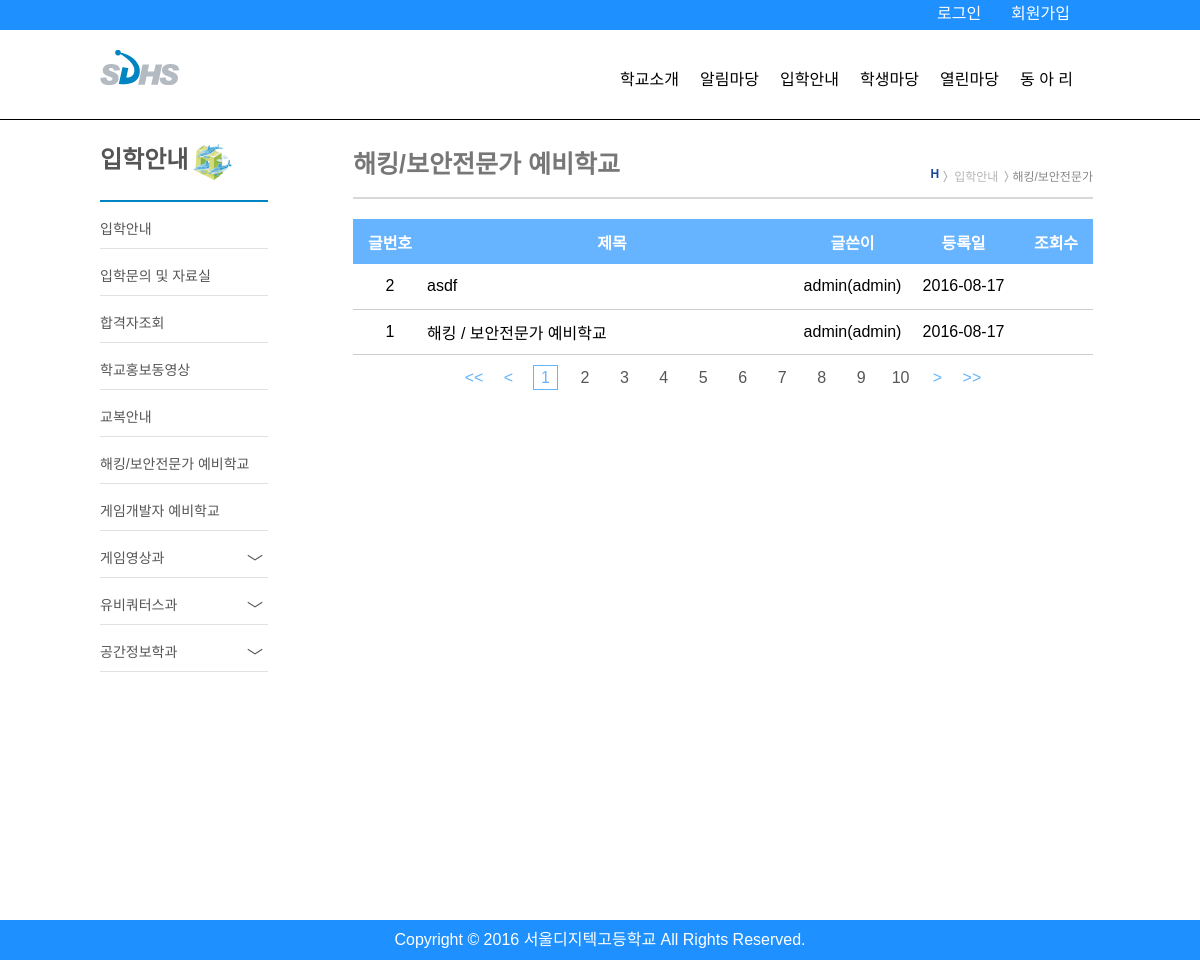
/guide/hacking_security_board.php, run on the app's committed database.
### tables this page shows
CREATE TABLE IF NOT EXISTS `hacking` (
  `idx` int(11) NOT NULL AUTO_INCREMENT,
  `id` varchar(100) NOT NULL,
  `name` varchar(100) NOT NULL,
  `title` varchar(120) NOT NULL,
  `content` varchar(300) NOT NULL,
  `date` date NOT NULL,
  PRIMARY KEY (`idx`)
);

### guide/hacking_security_board.php (the view, shortened to what this page needs)
<!doctype html>
<html lang="kr">
 <head>
  <link rel="stylesheet" type="text/css" href="../css/style.css" />
  <link rel="stylesheet" type="text/css" href="../css/common.css" />
  <link rel="stylesheet" type="text/css" href="../css/boardlist.css" />
 </head>
 </head>
 <body>
  <?php
	require_once("./config.php");
	$sql = "select idx,id,name,title,date from hacking order by idx desc";
	$result = $pdo-> query($sql);
	$rows = $result -> fetchall();
	?>
 <header>
 <?php
	include('../header.php');
 ?>
 </header>
 <main>
	<?php
		include("./lnb.php");
	?>
	<div class="content">
		<div class="sub-title-area">
		<ul>
			<li>H</li>
			<li>입학안내</li>
			<li>해킹/보안전문가</li>
		</ul>
            <h4 class="content_title">해킹/보안전문가 예비학교</h4>
		</div>
		<table class="board_list">
			<colgroup>
				<col style="width: 10%;">
				<col style="width: 50%;">
				<col style="width: 15%;">
				<col style="width: 15%;">
				<col style="width: 10%;">
			</colgroup>
			<thead>
				<tr>
					<th class="bidx">글번호</th>
					<th class="btitle">제목</th>
					<th class="bwriter">글쓴이</th>
					<th class="bdate">등록일</th>
					<th class="bcount">조회수</th>
				</tr>
			</thead>
			<tbody>
			<?php
				foreach($rows as $row){
			?>
				<tr>
					<td class="bidx"><?=$row['idx']?></td>
					<?php
					if($_SESSION['id']==true){
					?>
					<td class="btitle"><a href="./sh_hacking.php?idx=<?=$row['idx']?>"><?=$row['title']?></td>
					<?php
					}else{
					?>
					<td class="btitle"><a href="javascript:window.alert('\n로그인 후 이용해주세요 \n')"><?=$row['title']?></td>
					<?php
					}
					?>
					<td class="bwriter"><?=$row['name']?>(<?=$row['id']?>)</td>
					<td class="bdate"><?=$row['date']?></td>
					<td class="bcount"></td>
				</tr>
			<?php
			}
			?>
			</tbody>
		</table>
		<ul class="blinks">
			<li class="first"><a href="#">&lt;&lt;</a></li>
			<li class="prev"><a href="#">&lt;</a></li>
			<li class="current"><a href="#">1</a></li>
			<li><a href="#">2</a></li>
			<li><a href="#">3</a></li>
			<li><a href="#">4</a></li>
			<li><a href="#">5</a></li>
			<li><a href="#">6</a></li>
			<li><a href="#">7</a></li>
			<li><a href="#">8</a></li>
			<li><a href="#">9</a></li>
			<li><a href="#">10</a></li>
			<li class="next"><a href="#">&gt;</a></li>
			<li class="last"><a href="#">&gt;&gt;</a></li>
		</ul>
	</div>
 </main>
	<?php
		include("../footer.php");
	?>
 </body>
</html>

### css/style.css (style rules this page uses)
main { width: 1000px; }
.content { width:740px;float:left;margin-top: 20px; margin-left: 85px }
.content_title { border-bottom:2px solid #d8d8d8;padding:14px 0 17px 0;font-size:25px;margin-top:-10px;color:#777 }
.sub-title-area ul { float:right;font-size: 12px;margin-top: 37px }
.sub-title-area { margin-bottom: 10px; }
.sub-title-area li { float:left; background: url(/img/sub-title-direction.jpg) no-repeat; background-position: 0 4px; }
.sub-title-area ul>li:first-child { color: #19469d; font-weight: bold; padding: 0 4px; background: none; }
.sub-title-area ul>li:nth-child(2) { color: #b5b5b5; padding-left: 11px; padding-right: 6px }
.sub-title-area ul>li:last-child { color: #888; padding-left: 8px }

### css/common.css (style rules this page uses)
body { font-family: 'Noto Sans Korean', sans-serif; }
* { margin: 0; padding: 0; color:inherit; position: relative; box-sizing:border-box; }
main { margin:0 auto; overflow: hidden; display: block; min-height: 100vh; }
main::after, .content::after { content:''; display: block; clear: both; }
header { width: 100%; height: 120px; border-bottom:1px solid black; background-color: white; z-index: 1000; }

### css/boardlist.css (style rules this page uses)
.board_list { width: 100%; margin:20px 0 10px; border-collapse: collapse; }
.board_list thead { background: #66b4ff; color: #fff; }
.board_list tbody { font-weight: normal; }
.board_list tr { height: 45px; }
.board_list tbody tr { border-bottom: 1px #ccc solid; }
.board_list tbody tr .bidx { text-align: center; }
.board_list tbody tr .btitle { text-align: left; }
.board_list tbody tr .bwriter { text-align: center; }
.board_list tbody tr .bdate { text-align: center; }
.board_list tbody tr .bcount { text-align: center; }
.blinks { width: auto; margin: 0 auto 20px; text-align: center;clear:both }
.blinks::after { display: block; content:''; clear: both; }
.blinks li { display: inline-block; width: 25px; height: 25px; text-align: center; line-height: 25px; margin:0 5px; }
.blinks li.current { color: #66b4ff; border: 1px #66b4ff solid; line-height: 23px; }
.blinks li.current a { color: #66b4ff; }
.blinks li.next, .blinks li.prev, .blinks li.last, .blinks li.first { color: #66b4ff; width: 20px; }
.blinks li a { display: inline-block; width: 100%; height: 100%; }

### data on the page
hacking: idx "2", title "asdf", name "admin", id "admin", date "2016-08-17"
hacking: idx "1", title "해킹 / 보안전문가 예비학교", name "admin", id "admin", date "2016-08-17"
